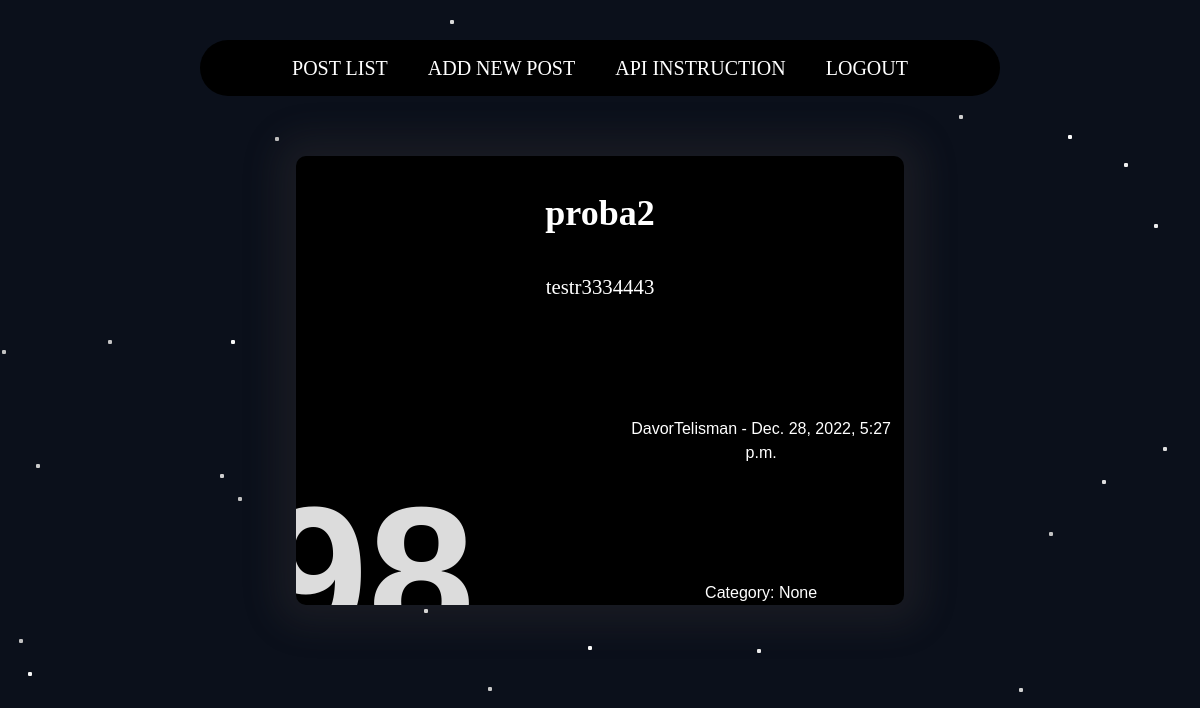
/blog/detail/98 (signed in), run on an earlier commit of the app's database.
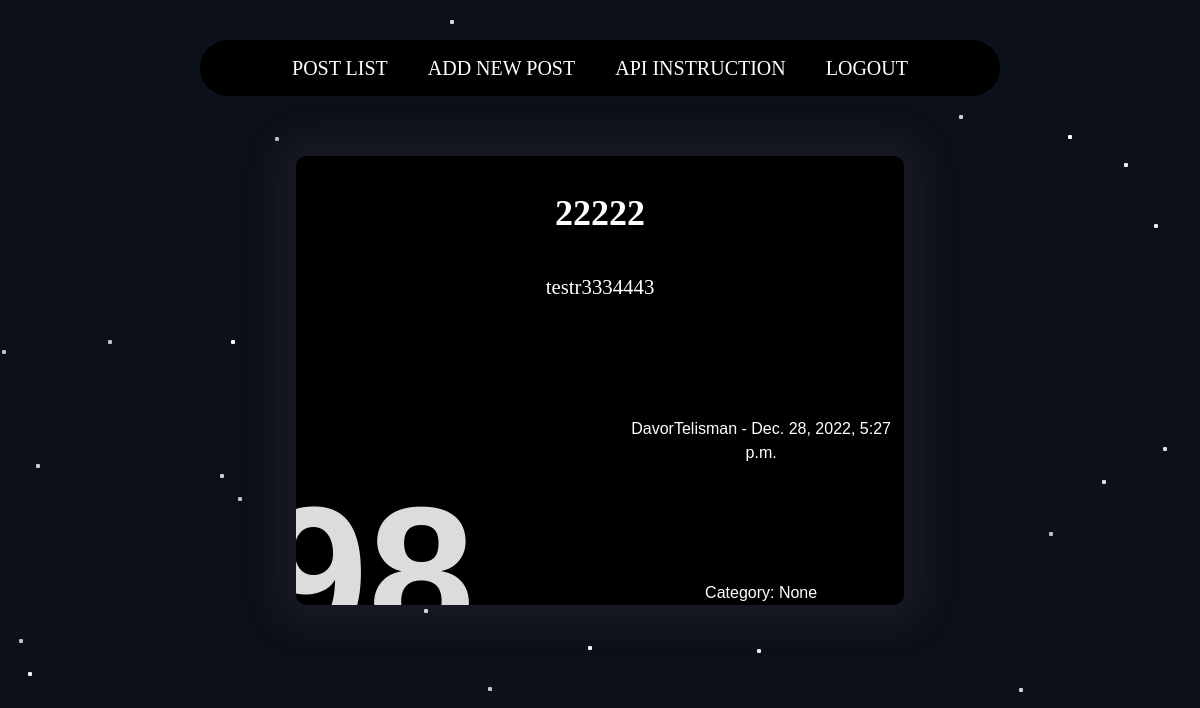
And on a later commit of the database.
### api/models.py (models this page shows, shortened)
class Post(models.Model):
    created = models.DateTimeField(auto_now_add=True)
    title = models.CharField(max_length=100, blank=True, default='')
    body = models.TextField(blank=True, default='')
    owner = models.ForeignKey('auth.User', related_name='posts', on_delete=models.CASCADE)
    category = models.ForeignKey(Category, related_name='category',null=True,on_delete=models.CASCADE)
    class Meta:
        ordering = ['created']

### api/views.py (the view)
# urls.py: path('blog/detail/<int:pk>', BlogDetailView.as_view(), name='blog_detail'),
class BlogDetailView(DetailView):
    model = Post
    template_name = "blog_detail.html"

### templates/blog_detail.html
{% extends "blog.html" %}
{% load static %}
{% block content %}
{% if user.is_authenticated %}
<link rel="stylesheet" type="text/css" href="{% static 'assets/css/blog_detail.css' %}">
    <div class="slider-content">
      <div class="number-wrapper">
        <div class="number-count">
          <div class="number">{{post.id}}</div>
        </div>
      </div>
      <div class="slider-wrapper">
        <div class="slider-container">
                <div class="txt-wrapper">
                  <h2><span>{{post.title}}</span> </h2>
                  <p class="excerpt">{{ post.body }} </p>
                  <p class="excerpt1">{{ post.owner }} - {{ post.created }} </p>
                  <p class="excerpt1">Category: {{ post.category }} </p>
                </div>
              </div>
        </div>
      </div>
{% endif %}
{% endblock %}

### templates/blog.html (shortened to what this page needs)
{% load static %}
{% if user.is_authenticated %}
<link rel="stylesheet" type="text/css" href="{% static 'assets/css/blog.css' %}">
<link rel="stylesheet" type="text/css" href="{% static 'assets/css/navbar.css' %}">
<link rel="stylesheet" type="text/css" href="{% static 'assets/css/bggraound.css' %}">
<link rel="stylesheet" href="https://cdnjs.cloudflare.com/ajax/libs/font-awesome/6.2.0/css/all.min.css" />
<body class="bg-gray-900" data-new-gr-c-s-check-loaded="14.1089.0" data-gr-ext-installed="">
    <div class="justify-center p-0 max-w-[800px] m-auto">
        <nav class="navbar">
            <ul>
                <li><a href="{% url 'blog' %}">Post list</a></li>
                <li><a href="{% url 'add_blog' %}">Add new post</a></li>
                <li><a href="{% url 'api_calls' %}" target="_blank">API Instruction</a></li>
                <li><a href="{% url 'logout' %}">Logout</a></li>
            </ul>
        </nav>
    </div>
    {% block content %}{% endblock %}
    <div class="bg">
        <div class="star-field">
            <div class="layer"></div>
            <div class="layer"></div>
            <div class="layer"></div>
        </div>
    </div>
{% endif %}

### static/assets/css/blog.css (style rules this page uses)
body { margin: 0; line-height: inherit }
h1, h2, h3, h4, h5, h6 { font-size: inherit; font-weight: inherit }
a { color: inherit; text-decoration: inherit }
blockquote, dd, dl, figure, h1, h2, h3, h4, h5, h6, hr, p, pre { margin: 0 }
menu, ol, ul { list-style: none; margin: 0; padding: 0 }
.m-auto { margin: auto }
.max-w-\[800px\] { max-width: 800px }
.justify-center { justify-content: center }
.bg-gray-900 { --tw-bg-opacity: 1; background-color: rgb(17 24 39/var(--tw-bg-opacity)) }
.p-0 { padding: 0 }
body { font-family: stolzl, sans-serif }

### static/assets/css/navbar.css (style rules this page uses)
.navbar { height:7vh; margin-top:5%; border-radius:50px; display: flex; align-items: center; justify-content: center; font-family: verdana; background-color:black; }
ul { padding: 0; display: flex; }
li { list-style-type: none; padding: 10px 20px; }
a { text-decoration: none; text-transform: uppercase; font-size: 20px; color: white; position: relative; }
ul li a:before { content: ""; width: 0; height: 5px; background-color: #00bcd4; position: absolute; top: 120%; left: 0; transition: all 0.5s; }
ul li a:after { content: ""; width: 0; height: 5px; background-color: #f0f; position: absolute; top: 120%; right: 0; transition: all 0.5s; }

### static/assets/css/bggraound.css (style rules this page uses)
.bg { background: url(https://i.ibb.co/87GbbFP/2799006.jpg) no-repeat; background-size: cover; height: 100%; width: 100%; position: fixed; top: 0; left: 0; z-index: -3; }
.bg:before { content: ""; width: 100%; height: 100%; background: #000; position: fixed; z-index: -1; top: 0; left: 0; opacity: 0.3; }
.star-field { position: fixed; top: 0; left: 0; width: 100%; height: 100%; perspective: 600px; -webkit-perspective: 600px; z-index: -1; }
.star-field .layer { box-shadow: -411px -476px #cccccc, 777px -407px #d4d4d4, -387px -477px #fcfcfc, -91px -235px #d4d4d4, 491px -460px #f7f7f7, 892px -128px #f7f7f7, 758px -277px #ededed, 596px 378px #cccccc, 647px 423px whitesmoke, 183px 389px #c7c7c7, 524px -237px #f0f0f0, 679px -535px #e3e3e3, 158px 399px #ededed, 157px 249px #ededed, 81px -450px #ebebeb, 719px -360px #c2c2c2, -499px 473px #e8e8e8, -158px -349px #d4d4d4, 870px -134px #cfcfcf, 446px 404px #c2c2c2, 440px 490px #d4d4d4, 414px 507px #e6e6e6, -12px 246px #fcfcfc, -384px 369px #e3e3e3, 641px -413px #fcfcfc, 822px 516px #dbdbdb, 449px 132px #c2c2c2, 727px 146px #f7f7f7, -315px -488px #e6e6e6, 952px -70px #e3e3e3, -869px -29px #dbdbdb, 502px 80px #dedede, 764px 342px #e0e0e0, -150px -380px #dbdbdb, 654px -426px #e3e3e3, -325px -263px #c2c2c2, 755px -447px #c7c7c7, 729px -177px #c2c2c2, -682px -391px #e6e6e6, 554px -176px #ededed, -85px -428px #d9d9d9, 714px 55px #e8e8e8, 359px -285px #cfcfcf, -362px -508px #dedede, 468px -265px #fcfcfc, 74px -500px #c7c7c7, -514px 383px #dbdbdb, 730px -92px #cfcfcf, -112px 287px #c9c9c9, -853px 79px #d6d6d6, 828px 475px #d6d6d6, -681px 13px #fafafa, -176px 209px #f0f0f0, 758px 457px #fafafa, -383px -454px #ededed, 813px 179px #d1d1d1, 608px 98px whitesmoke, -860px -65px #c4c4c4, -572px 272px #f7f7f7, 459px 533px #fcfcfc, 624px -481px #e6e6e6, 790px 477px #dedede, 731px -403px #ededed, 70px -534px #cccccc, -23px 510px #cfcfcf, -652px -237px whitesmoke, -690px 367px #d1d1d1, 810px 536px #d1d1d1, 774px 293px #c9c9c9, -362px 97px #c2c2c2, 563px 47px #dedede, 313px 475px #e0e0e0, 839px -491px #e3e3e3, -217px 377px #d4d4d4, -581px 239px #c2c2c2, -857px 72px #cccccc, -23px 340px #dedede, -837px 246px white, 170px -502px #cfcfcf, 822px -443px #e0e0e0, 795px 497px #e0e0e0, -814px -337px #cfcfcf, 206px -339px #f2f2f2, -779px 108px #e6e6e6, 808px 2px #d4d4d4, 665px 41px #d4d4d4, -564px 64px #cccccc, -380px 74px #cfcfcf, -369px -60px #f7f7f7, 47px -495px #e3e3e3, -383px 368px #f7f7f7, 419px 288px #d1d1d1, -598px -50px #c2c2c2, -833px 187px #c4c4c4, 378px 325px whitesmoke, -703px 375px #d6d6d6, 392px 520px #d9d9d9, -492px -60px #c4c4c4, 759px 288px #ebebeb, 98px -412px #c4c4c4, -911px -277px #c9c9c9; transform-style: preserve-3d; position: absolute; top: 50%; left: 50%; height: 4px; width: 4px; border-radius: 2px; }
.star-field .layer:nth-child(1) { animation: sf-fly-by-1 5s linear infinite; }
.star-field .layer:nth-child(2) { animation: sf-fly-by-2 5s linear infinite; }
.star-field .layer:nth-child(3) { animation: sf-fly-by-3 5s linear infinite; }

What changed in the data, as far as the page shows it:
changed Post "testr3334443": title "proba2" → "22222"
